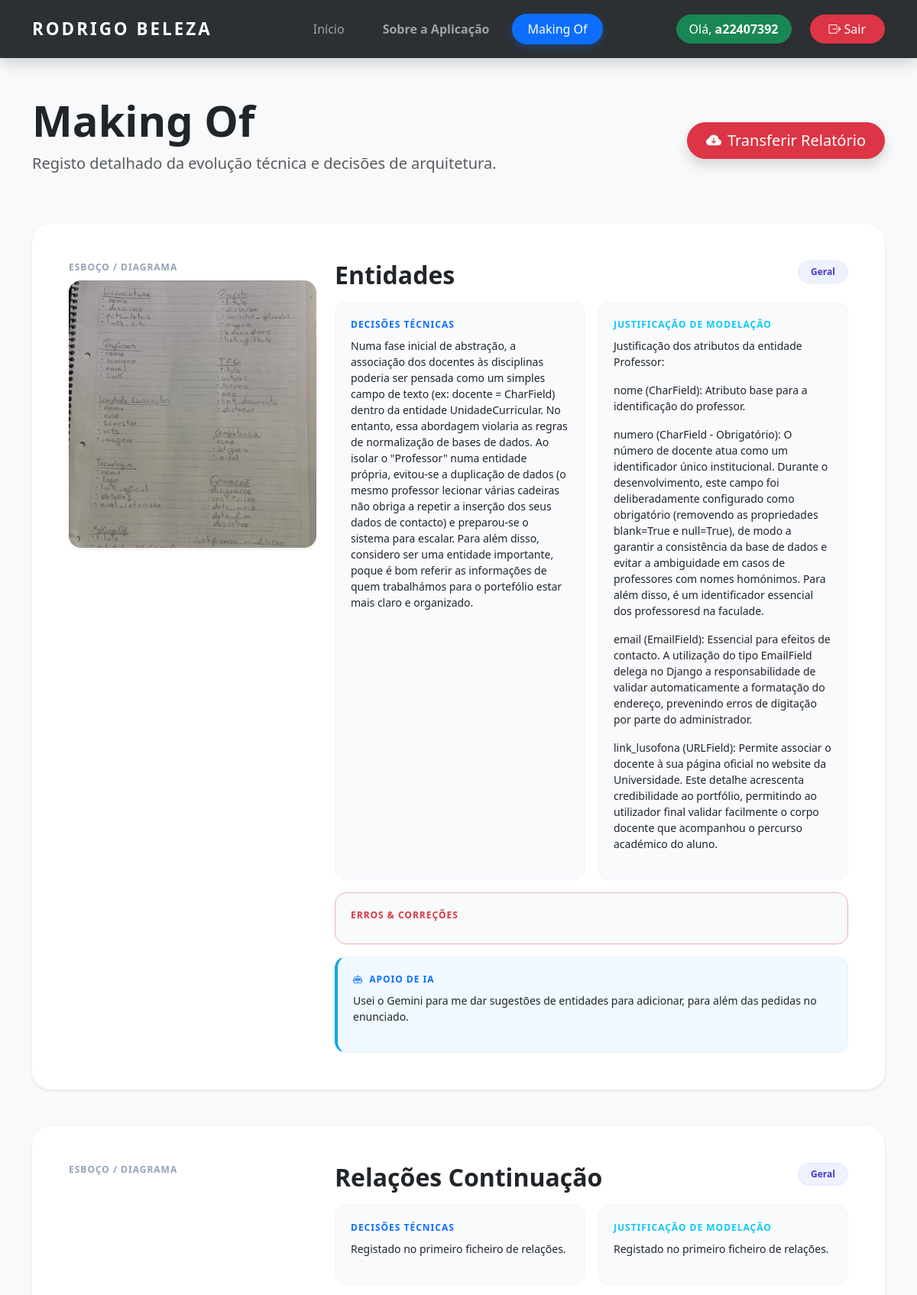
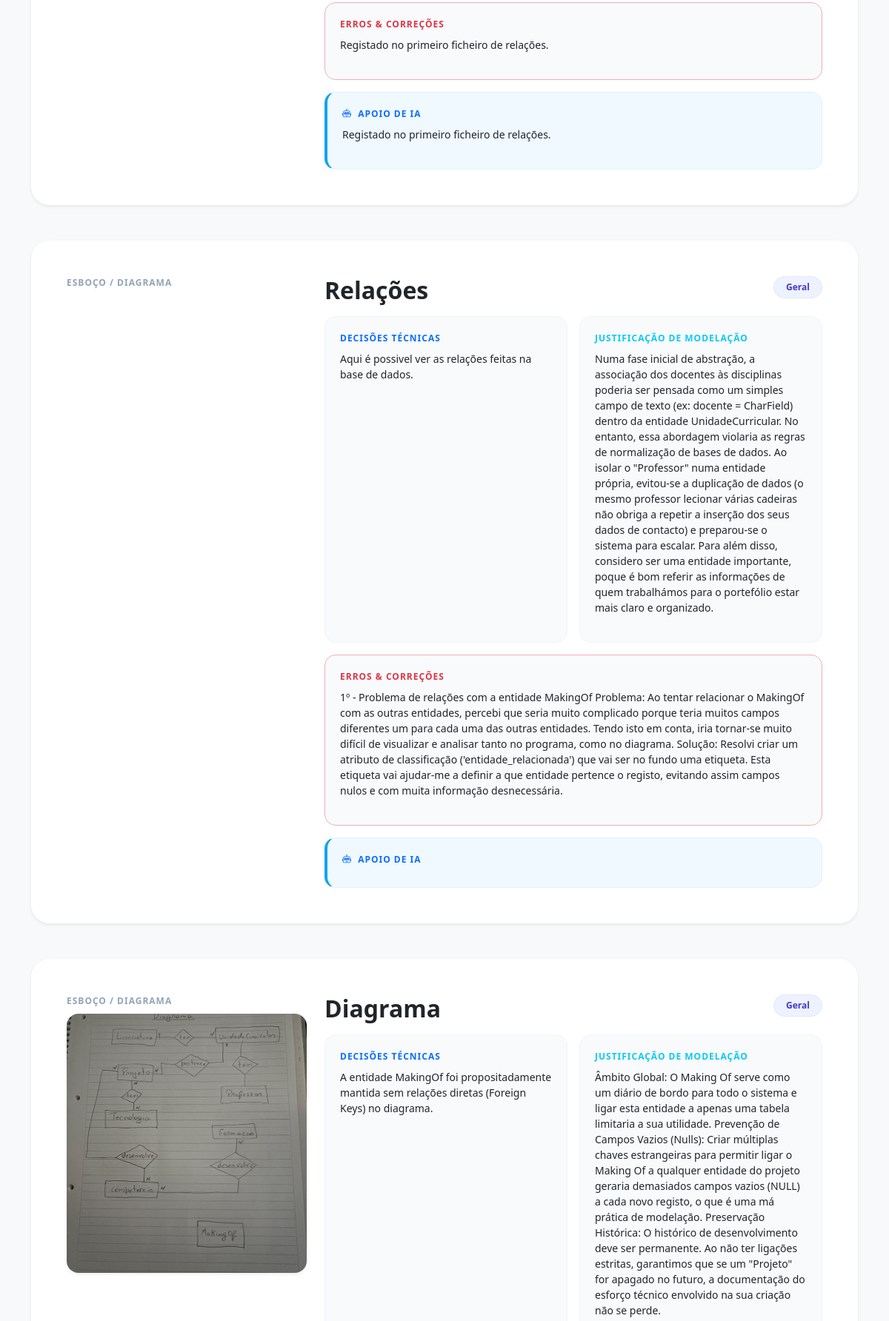
Screenshot of /makingofs/ (signed in, upper part) with the database file from the repository (2 pictures, top to bottom).
### portfolio/models.py (models this page shows, shortened)
class MakingOf(models.Model):
    ENTIDADES_CHOICES = [
        ('Licenciatura', 'Licenciatura'),
        ('UnidadeCurricular', 'Unidade Curricular'),
        ('Projeto', 'Projeto'),
        ('Tecnologia', 'Tecnologia'),
        ('Competencia', 'Competência'),
        ('Formacao', 'Formação'),
        ('TFC', 'TFC'),
        ('Geral', 'Geral / Arquitetura do Projeto'),
    ]
    titulo = models.CharField(max_length=200)
    entidade_relacionada = models.CharField(max_length=50, choices=ENTIDADES_CHOICES, default='Geral')
    fotografia_caderno = models.ImageField(upload_to='makingof/', blank=True, null=True)
    descricao_decisoes = models.TextField(blank=True)
    justificacao_modelacao = models.TextField(blank=True)
    erros_correcoes = models.TextField(blank=True)
    uso_ia = models.TextField(blank=True)
    data_registo = models.DateTimeField(auto_now_add=True)
    class Meta:
        ordering = ['data_registo']

### portfolio/views.py (the view)
# urls.py: path('makingofs/', views.makingofs_view, name='makingofs'),
@login_required
def makingofs_view(request):
    makingofs = MakingOf.objects.all().order_by('-id')
    return render(request, 'portfolio/makingofs.html', {'makingofs': makingofs})

### portfolio/templates/portfolio/makingofs.html (shortened to what this page needs)
{% extends 'portfolio/base.html' %}
{% load markdownify %}
{% block content %}
<div class="container py-5">
    <div class="row align-items-center mb-5">
        <div class="col-lg-8">
            <h1 class="display-4 fw-bold">Making Of</h1>
            <p class="lead text-muted">Registo detalhado da evolução técnica e decisões de arquitetura.</p>
        </div>
        <div class="col-lg-4 text-lg-end">
            <a href="/media/makingof/MakingOf.pdf" download="Relatorio_MakingOf.pdf" class="btn btn-danger btn-lg rounded-pill px-4 shadow">
                <i class="bi bi-cloud-arrow-down-fill me-2"></i>Transferir Relatório
            </a>
        </div>
    </div>
    <div class="row g-4">
        {% for registo in makingofs %}
        <div class="col-12 mb-4">
            <div class="card makingof-card shadow-sm p-4 p-lg-5">
                <div class="row g-4">
                    <div class="col-xl-4">
                        <span class="section-label">Esboço / Diagrama</span>
                        {% if registo.fotografia_caderno %}
                            <a data-bs-toggle="modal" data-bs-target="#modalImagem{{ registo.id }}" style="display: block;">
                                <img src="{{ registo.fotografia_caderno.url }}" class="img-fluid rounded-4 shadow-sm w-100 expandable-img" style="max-height: 350px; object-fit: cover;" title="Clique para expandir">
                            </a>
                        {% else %}
                            <div class="bg-light rounded-4 d-flex align-items-center justify-content-center text-muted" style="height: 250px;">
                                <i class="bi bi-image fs-1"></i>
                            </div>
                        {% endif %}
                    </div>
                    <div class="col-xl-8">
                        <div class="d-flex justify-content-between align-items-start mb-3">
                            <h2 class="fw-bold mb-0">{{ registo.titulo }}</h2>
                            {% if registo.entidade_relacionada %}
                                <span class="badge badge-tech rounded-pill px-3 py-2">{{ registo.entidade_relacionada }}</span>
                            {% endif %}
                        </div>
                        <div class="row g-3">
                            <div class="col-md-6">
                                <div class="content-box">
                                    <span class="section-label text-primary">Decisões Técnicas</span>
                                    <div class="small">{{ registo.descricao_decisoes|markdownify }}</div>
                                </div>
                            </div>
                            <div class="col-md-6">
                                <div class="content-box">
                                    <span class="section-label text-info">Justificação de Modelação</span>
                                    <div class="small">{{ registo.justificacao_modelacao|markdownify }}</div>
                                </div>
                            </div>
                            <div class="col-md-12">
                                <div class="content-box border-danger-subtle">
                                    <span class="section-label text-danger">Erros & Correções</span>
                                    <div class="small">{{ registo.erros_correcoes|markdownify }}</div>
                                </div>
                            </div>
                            <div class="col-12">
                                <div class="content-box ia-box">
                                    <span class="section-label text-primary"><i class="bi bi-robot me-1"></i> Apoio de IA</span>
                                    <div class="small mb-0">{{ registo.uso_ia|markdownify }}</div>
                                </div>
                            </div>
                        </div>
                    </div>
                </div>
            </div>
        </div>
        {% empty %}
        <div class="col-12 text-center py-5">
            <h3 class="fw-bold text-muted">Ainda não existem registos.</h3>
        </div>
        {% endfor %}
    </div>
</div>
{% endblock %}

### portfolio/templates/portfolio/base.html (shortened to what this page needs)
<!DOCTYPE html>
<html lang="pt-pt">
<head>
    <link href="https://cdn.jsdelivr.net/npm/bootstrap@5.3.2/dist/css/bootstrap.min.css" rel="stylesheet">
    <link rel="stylesheet" href="https://cdn.jsdelivr.net/npm/bootstrap-icons@1.11.1/font/bootstrap-icons.css">
</head>
<body>
    <nav class="navbar navbar-expand-lg navbar-dark bg-dark sticky-top shadow py-3">
        <div class="container">
            <a class="navbar-brand" href="{% url 'home' %}">RODRIGO BELEZA</a>
            <div class="collapse navbar-collapse" id="navbarNav">
                <ul class="navbar-nav ms-auto align-items-center">
                    <li class="nav-item">
                        <a class="nav-link {% if request.resolver_match.url_name == 'home' %}active{% endif %}" href="{% url 'home' %}">Início</a>
                    </li>
                    <li class="nav-item">
                        <a class="nav-link fw-semibold {% if request.resolver_match.url_name == 'sobre' %}active{% endif %}" href="{% url 'sobre' %}">Sobre a Aplicação</a>
                    </li>
                    <li class="nav-item">
                        <a class="nav-link {% if request.resolver_match.url_name == 'makingofs' %}active{% endif %}" href="{% url 'makingofs' %}">Making Of</a>
                    </li>
                </ul>
                <ul class="navbar-nav ms-auto align-items-center gap-4">
                    {% if request.user.is_authenticated %}
                        <li class="nav-item">
                            <span class="btn btn-success rounded-pill px-3 shadow-sm nav-btn-animated" style="cursor: default;">
                                Olá, <strong>{{ request.user.username }}</strong>
                            </span>
                        </li>
                        <li class="nav-item">
                            <a class="btn btn-danger rounded-pill px-4 shadow-sm nav-btn-animated" href="{% url 'logout' %}">
                                <i class="bi bi-box-arrow-right me-1"></i>Sair
                            </a>
                        </li>
                    {% endif %}
                </ul>
            </div>
        </div>
    </nav>
    <main>
        {% block content %}
        {% endblock %}
    </main>
</body>
</html>

### portfolio/templates/portfolio/base.html (style rules this page uses)
body { display: flex; flex-direction: column; min-height: 100vh; font-family: 'Segoe UI', Tahoma, Geneva, Verdana, sans-serif; background-color: #f8f9fa; }
main { flex: 1; }
.navbar { transition: all 0.3s ease; backdrop-filter: blur(10px); -webkit-backdrop-filter: blur(10px); background-color: rgba(33, 37, 41, 0.95) !important; }
.navbar-brand { font-weight: 800 !important; letter-spacing: 3px; text-transform: uppercase; font-size: 1.4rem; }
.nav-link { font-weight: 500; margin: 0 5px; padding: 8px 20px !important; transition: all 0.3s ease; border-radius: 50px; }
.nav-link.active { background-color: #0d6efd; color: white !important; box-shadow: 0 4px 10px rgba(13, 110, 253, 0.3); }
.nav-btn-animated { transition: all 0.3s cubic-bezier(0.25, 0.8, 0.25, 1); }

### portfolio/templates/portfolio/makingofs.html (style rules this page uses)
.makingof-card { border: none; border-radius: 25px; transition: transform 0.3s ease; background: #fff; }
.badge-tech { background: #eef2ff; color: #4338ca; border: 1px solid #e0e7ff; }
.section-label { font-size: 0.75rem; text-transform: uppercase; letter-spacing: 1px; color: #94a3b8; font-weight: 700; margin-bottom: 8px; display: block; }
.content-box { background: #f8fafc; border-radius: 15px; padding: 20px; border: 1px solid #f1f5f9; height: 100%; }
.ia-box { background: #f0f9ff; border: 1px solid #e0f2fe; border-left: 4px solid #0ea5e9; }
.expandable-img { cursor: zoom-in; transition: transform 0.3s ease, box-shadow 0.3s ease; backface-visibility: hidden; transform: translateZ(0); }

### rows the page displays
MakingOf: fotografia_caderno (picture), titulo "Entidades", entidade_relacionada "Geral", descricao_decisoes "Numa fase inicial de abstração, a associação dos docentes às disciplinas poderia ser pensada como um simples campo de texto (ex: docente = CharField) dentro da entidade UnidadeCurricular. No entanto, essa abordagem violaria as regras de normalização de bases de dados. Ao isolar o \"Professor\" numa entidade própria, evitou-se a duplicação de dados (o mesmo professor lecionar várias cadeiras não obriga a repetir a inserção dos seus dados de contacto) e preparou-se o sistema para escalar. Para além disso, considero ser uma entidade importante, poque é bom referir as informações de quem trabalhámos para o portefólio estar mais claro e organizado.", justificacao_modelacao "Justificação dos atributos da entidade Professor: nome (CharField): Atributo base para a identificação do professor. numero (CharField - Obrigatório): O número de docente atua como um identificador único institucional. Durante o desenvolvimento, este campo foi deliberadamente configurado como obrigatório (removendo as propriedades blank=True e null=True), de modo a garantir a consistência da base de dados e evitar a ambiguidade em casos de professores com nomes homónimos. Para além disso, é um identificador essencial dos professoresd na faculade. email (EmailField): Essencial para efeitos de contacto. A utilização do tipo EmailField delega no Django a responsabilidade de validar…", uso_ia "Usei o Gemini para me dar sugestões de entidades para adicionar, para além das pedidas no enunciado."
MakingOf: fotografia_caderno (picture), titulo "Relações Continuação", entidade_relacionada "Geral", descricao_decisoes "Registado no primeiro ficheiro de relações.", justificacao_modelacao "Registado no primeiro ficheiro de relações.", erros_correcoes "Registado no primeiro ficheiro de relações.", uso_ia "Registado no primeiro ficheiro de relações."
MakingOf: fotografia_caderno (picture), titulo "Relações", entidade_relacionada "Geral", descricao_decisoes "Aqui é possivel ver as relações feitas na base de dados.", justificacao_modelacao "Numa fase inicial de abstração, a associação dos docentes às disciplinas poderia ser pensada como um simples campo de texto (ex: docente = CharField) dentro da entidade UnidadeCurricular. No entanto, essa abordagem violaria as regras de normalização de bases de dados. Ao isolar o \"Professor\" numa entidade própria, evitou-se a duplicação de dados (o mesmo professor lecionar várias cadeiras não obriga a repetir a inserção dos seus dados de contacto) e preparou-se o sistema para escalar. Para além disso, considero ser uma entidade importante, poque é bom referir as informações de quem trabalhámos para o portefólio estar mais claro e organizado.", erros_correcoes "1º - Problema de relações com a entidade MakingOf Problema: Ao tentar relacionar o MakingOf com as outras entidades, percebi que seria muito complicado porque teria muitos campos diferentes um para cada uma das outras entidades. Tendo isto em conta, iria tornar-se muito difícil de visualizar e analisar tanto no programa, como no diagrama. Solução: Resolvi criar um atributo de classificação ('entidade_relacionada') que vai ser no fundo uma etiqueta. Esta etiqueta vai ajudar-me a definir a que entidade pertence o registo, evitando assim campos nulos e com muita informação desnecessária."
MakingOf: fotografia_caderno (picture), titulo "Diagrama", entidade_relacionada "Geral", descricao_decisoes "A entidade MakingOf foi propositadamente mantida sem relações diretas (Foreign Keys) no diagrama.", justificacao_modelacao "Âmbito Global: O Making Of serve como um diário de bordo para todo o sistema e ligar esta entidade a apenas uma tabela limitaria a sua utilidade. Prevenção de Campos Vazios (Nulls): Criar múltiplas chaves estrangeiras para permitir ligar o Making Of a qualquer entidade do projeto geraria demasiados campos vazios (NULL) a cada novo registo, o que é uma má prática de modelação. Preservação Histórica: O histórico de desenvolvimento deve ser permanente. Ao não ter ligações estritas, garantimos que se um \"Projeto\" for apagado no futuro, a documentação do esforço técnico envolvido na sua criação não se perde."

### other values shown
{{ request.user.username }} "a22407392"
